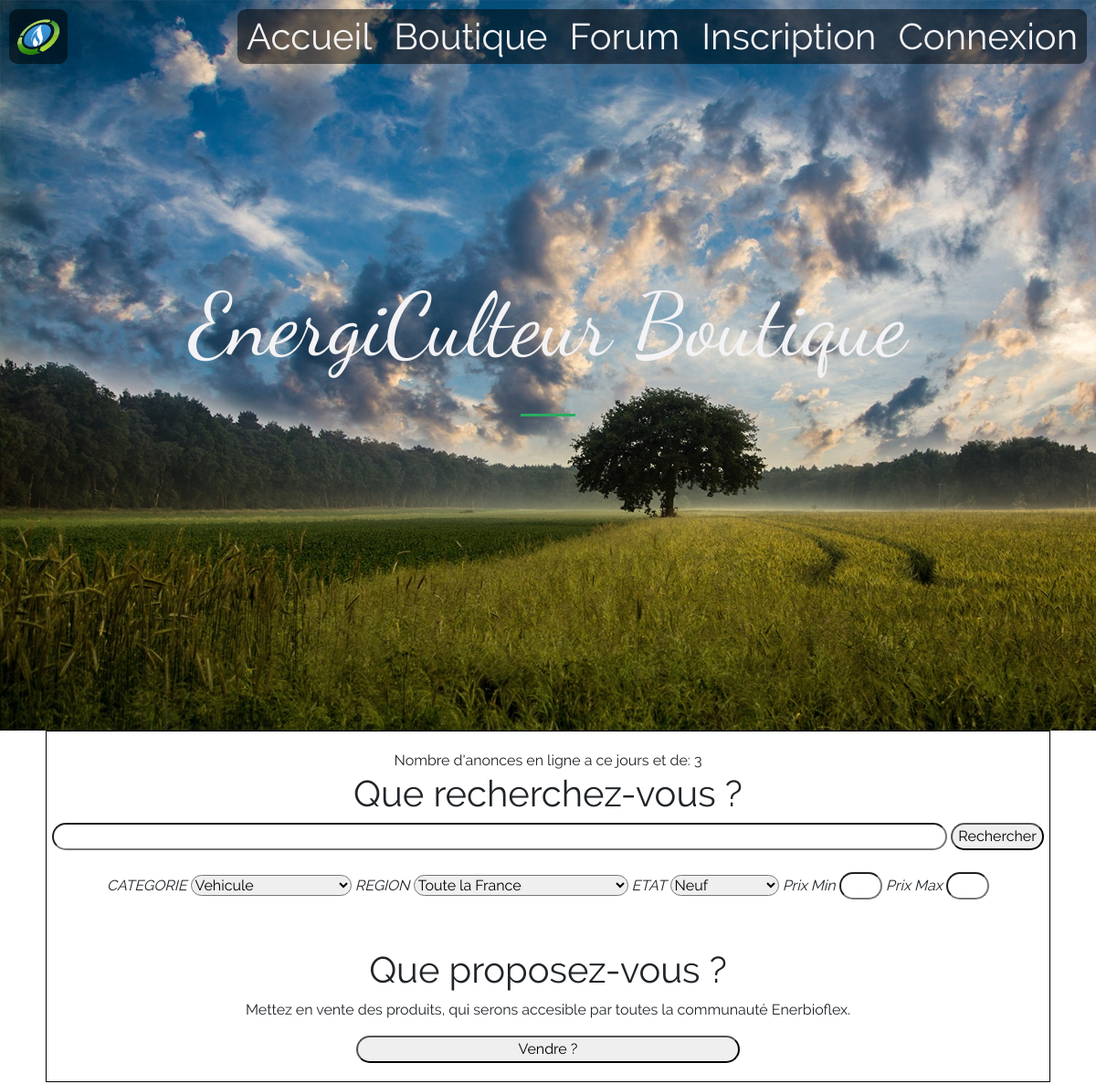
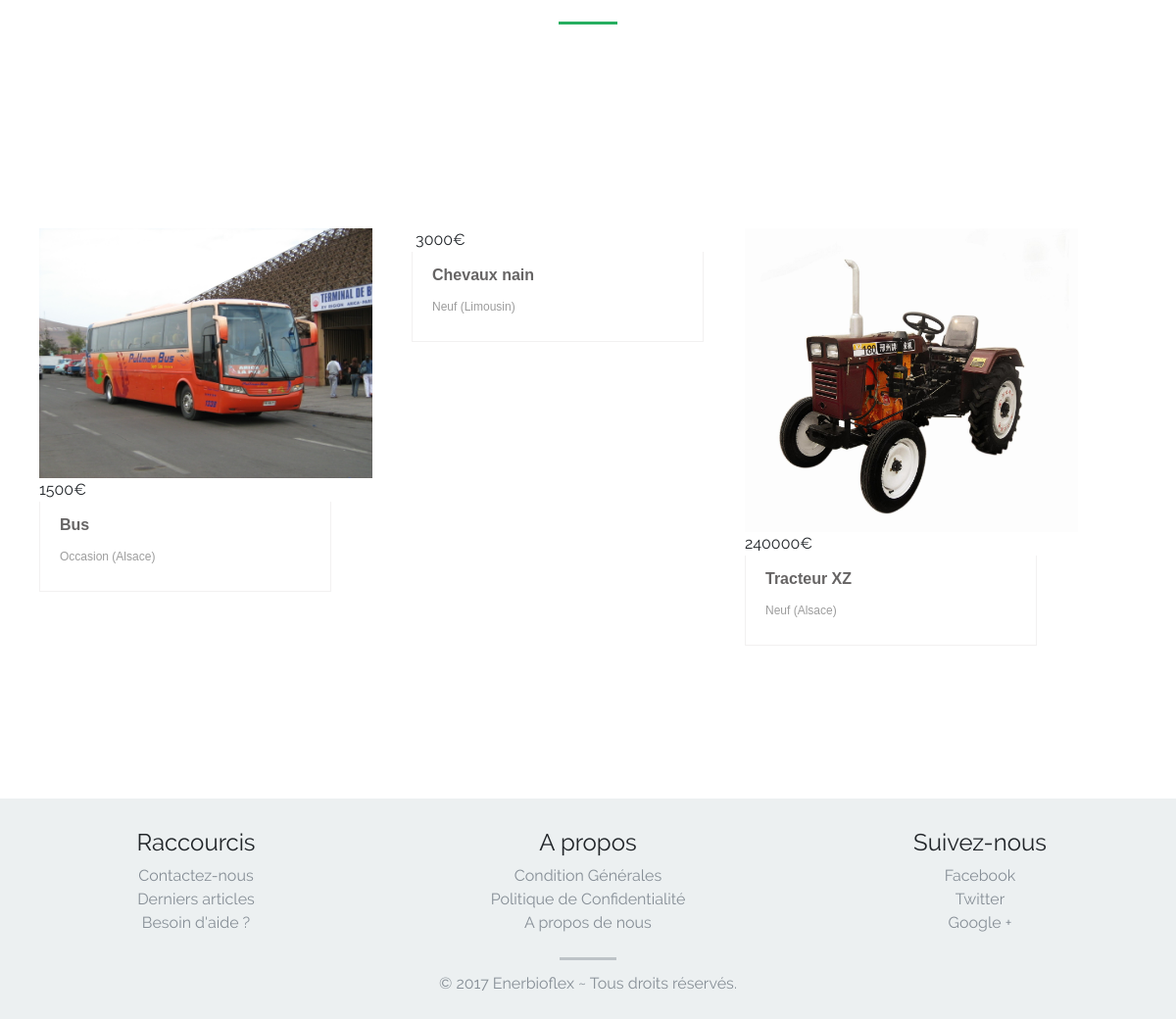
The page /boutique.php on the database its author committed (2 pictures, top to bottom).
### tables this page shows
CREATE TABLE IF NOT EXISTS vente(
	id_produit int primary key not null AUTO_INCREMENT,
	region_produit varchar(30) not null,
	categorie_produit varchar(30) not null,
	etat_produit varchar(20) not null,
	nom_produit varchar(50)not null ,
	description_produit text,
	prix_produit int not null,
	pseudo_vendeur varchar(30) not null,
	num_vendeur int not null,
	mail_vendeur varchar(100) not null);

### bdd/Model.php (called while the page is built, shortened)
<?php
class Model{
	private $bdd;
	function __construct(){
		try{
			$this->bdd = new PDO('mysql:host=localhost;dbName=energiculteur;charset=utf8', 'root', 'root');
		}
		catch(PDOException $e){
			die('<p>Connexion à la base de données impossible. Erreur[' . $e->getCode() . '] : ' . $e->getMessage() . '<p>');
		}
	}
	function nombre_dannonce_poste(){
		try{
			$query = "SELECT * FROM energiculteur.nb_annonce";
			$requete = $this->bdd->prepare($query);
			$requete->execute();
			return $requete->fetch()['nbannonce'];
		}
		catch(PDOException $e){
			die("Erreur");
		}
	}
	function get_derniere_annonce(){
		try{
		$query = "SELECT nom_produit, etat_produit, categorie_produit, region_produit, prix_produit FROM energiculteur.vente order by id_produit desc LIMIT 10";
		$requete = $this->bdd->prepare($query);
		$requete->execute();
		return $requete->fetchAll();
		}
			catch(PDOException $e){
				die('<p> La connexion a échoué. Erreur['.$e.getCode().'] : ' . $e->getMessage().'</p>');
			}
	}
}
?>

### boutique.php (the view, shortened to what this page needs)
<?php
	require('bdd/Model.php');
	$model = new Model();
	$annonce = $model->get_derniere_annonce();
?>
<!DOCTYPE html>
<html>
	<head>
		<link rel="stylesheet" href="css/bootstrap.min.css" />
		<link rel="stylesheet" href="css/style.css" />
	</head>
	<body>
		<?php
			require("includes/nav-bar.php");
		?>
		<section class="header">
			<div class="inner">
				EnergiCulteur Boutique
			<div/>
			<hr class="separateur"></hr>
		</section>
		<section class="encadrement">
		<div class="center">
			<?php
						echo "<a>Nombre d'anonces en ligne a ce jours et de: ".$model->nombre_dannonce_poste()." </abs(number)>";
			?>
			<h1> Que recherchez-vous ?</h1>
				<FORM action="boutiqueRecherch.php" method="post">
					<input style="width: 980px; border-radius: 200px;" type="search" name="search"/>
					<input style="border-radius: 200px;" type="submit" name="rechercher" value="Rechercher" />
				<br></br>
				<FORM><LABEL><I>CATEGORIE&nbsp;</I></LABEL><SELECT style="border-radius: 200px;" name="categorie" size="1">
					<OPTION>Vehicule</OPTION>
					</SELECT>
				<FORM><LABEL><I>REGION&nbsp;</I></LABEL><SELECT style="border-radius: 200px;" name="region" size="1">
					<OPTION>Toute la France</OPTION>
					</SELECT>
				<FORM><LABEL><I>ETAT&nbsp;</I></LABEL><SELECT style="border-radius: 200px;" name="etat" size="1">
					<OPTION>Neuf</OPTION>
					</SELECT>
				<LABEL><I>Prix Min&nbsp; </I></LABEL><input style="border-radius: 200px;" type="text" name="prixmin" size="3">
				<LABEL><I>Prix Max&nbsp;</I></LABEL><input style="border-radius: 200px;" type="text" name="prixmax" size="3">
				</FORM>
				</FORM>
				</FORM>
				</FORM>
				<br></br>
				<h1>Que proposez-vous ?</h1>
				<p>Mettez en vente des produits, qui serons accesible par toutes la communauté Enerbioflex.</p>
				<FORM action="boutiqueVente.php" method="POST">
				<input style="width: 420px; border-radius: 200px;" type="submit" name="vendre" value="Vendre ?">
				</FORM>
				</div>
		</section>
		<hr class="separateur"></hr>
				<br></br>
		<section class="listings">
				<div class="wrapper">
				<ul class="annonce_list">
			<?php
				foreach($annonce as $key=>$value){
		echo '
			<li>
				<a href="boutique-annonce.php?produit='.$value['nom_produit'] . '">
						<img src="pics/'.$value['nom_produit'].'.jpg" alt="" title="" class="annonce__img"/>
					</a>
				<span clasŝ="prix">'.$value['prix_produit'].'€
				<div class="annonce_details"><h1>
							<a href="boutique-annonce.php?produit='.$value['nom_produit'] . '"> '. $value['nom_produit'] .' </a>
						</h1>
						<h2>'. $value['etat_produit'] .' <span class="annonce_taille">('. $value['region_produit'] .')</span></h2>
				</div>
			</li>
		';
	}
?> </ul>
	</div></section>
		<?php
			require("includes/footer.php");
		?>
	</body>
</html>

### includes/nav-bar.php (shortened to what this page needs)
<?php
	if (!$_SESSION['infos']) {
?>
		<img class="logo" src="img/logo.png" alt="Logo" />
		<nav class="nav-bar">
			<a href="index.php">Accueil</a>
			<a href="boutique.php">Boutique</a>
			<a href="forum.php">Forum</a>
			<a href="inscription.php">Inscription</a>
			<a href="connexion.php">Connexion</a>
		</nav>
<?php
	}
?>

### includes/footer.php
<section class="container-fluid footer">
	<div class="row">
		<div class="col-md-4 col-lg-4 col-xs-12 col-sm-4">
			<h2 class="title">Raccourcis</h2>
			<a href="../contact.php">Contactez-nous</a>
			<a href="#">Derniers articles</a>
			<a href="#">Besoin d'aide ?</a>
		</div>
		<div class="col-md-4 col-lg-4 col-xs-12 col-sm-4">
			<h2 class="title">A propos</h2>
			<a href="#">Condition Générales</a>
			<a href="#">Politique de Confidentialité</a>
			<a href="#">A propos de nous</a>
		</div>
		<div class="col-md-4 col-lg-4 col-xs-12 col-sm-4">
			<h2 class="title">Suivez-nous</h2>
			<a href="
		https://www.facebook.com/pg/enerbioflex/about/?tab=page_info">Facebook</a>
			<a href="https://twitter.com/enerbioflex">Twitter</a>
			<a href="#">Google +</a>
		</div>
	</div>
	<hr id="footer-separateur" />
	<span>© 2017 Enerbioflex ~ Tous droits réservés.</span>
</section>

### css/style.css (style rules this page uses)
body, html { margin: 0; padding: 0; width: 100%; height: 100%; font-family: 'Raleway'; }
.separateur { height: 3px; width: 5%; min-width: 50px; margin-top: 2%; margin-bottom: 5%; box-shadow: none; border: none; background-color: #27AE60; }
.center { text-align: center; }
.logo { left: 0; color: #F3F2F4; font-size: 60px; text-decoration: none; padding-top: 9px; padding-bottom: 3px; padding-left: 8px; padding-right: 8px; width: 64px; z-index: 10; }
.nav-bar { right: 0; z-index: 9; }
.nav-bar, .logo { background-color: rgba(0, 0, 0, 0.5); border-radius: 9px; position: fixed; max-width: none; margin: 10px; }
.nav-bar a { color: #F3F2F4; font-size: 40px; text-decoration: none; margin: 10px 10px; }
.header { background-image: url('../img/banner.jpg'); }
.header, .connexion, .inscription, .contact { background-repeat: no-repeat; background-size: cover; height: 100%; width: 100%; display: table; }
.header .inner { display: table-cell; vertical-align: middle; text-align: center; color: #F3F2F4; font-size: 600%; font-family: 'DancingScript', 'Raleway', sans-serif; }
.footer { background-color: #ECF0F1; padding-top: 1%; padding-bottom: 2%; }
.footer h2 { margin-top: 5%; margin-bottom: 2%; font-size: 150%; text-align: center; }
.footer a, .footer span { display: block; color: #868E96; text-align: center; }
.footer #footer-separateur { height: 3px; width: 5%; min-width: 50px; margin-top: 2%; margin-bottom: 1%; box-shadow: none; border: none; background-color: #BDC3C7; }
.encadrement { border-width:1px; border-style:double; border-color:black; margin-left:50px; margin-right: 50px; padding-top: 20px; padding-bottom: 20px; }
.listings { padding: 100px 0; }
.listings ul.annonce_list { list-style: none; overflow: hidden; }
.listings ul.annonce_list li { display: block; width: 340px; height: auto; position: relative; float: left; margin: 0 40px 40px 0; }
.listings ul.annonce_list li img.annonce__img { width: 100%; height: auto!important; vertical-align: top; }
.listings ul.annonce_list li:nth-child(3n+0) { margin-right: 0; }
.listings ul li .annonce_details { width: 298px; padding: 10px 20px 14px 20px; border-bottom: 1px solid #f2f1f1; border-left: 1px solid #f2f1f1; border-right: 1px solid #f2f1f1; transition: all .2s linear; -webkit-transition: all .2s linear; -moz-transition: all .2s linear; -o-transition: all .2s linear; }
.listings ul li .annonce_details h1 { color: #666464; font-family: "lato-bold", Helvetica, Arial, sans-serif; font-size: 16px!important; font-weight: bold; margin-bottom: 5px; line-height: 28px; }
.listings ul li .annonce_details h1 a { text-decoration: none; color: #666464; }
.listings ul li .annonce_details h2 { color: #9d9d9d; font-family: "lato-regular", Helvetica, Arial, sans-serif; font-size: 12px; line-height: 26px; }

### rows shown on the page
vente: shows a picture, prix_produit "1500", nom_produit "Bus", etat_produit "Occasion", region_produit "Alsace"
vente: prix_produit "3000", nom_produit "Chevaux nain", etat_produit "Neuf", region_produit "Limousin"
vente: nom_produit (picture), prix_produit "240000", nom_produit "Tracteur XZ", etat_produit "Neuf", region_produit "Alsace"

### other values the page prints
$model->nombre_dannonce_poste() "3"
